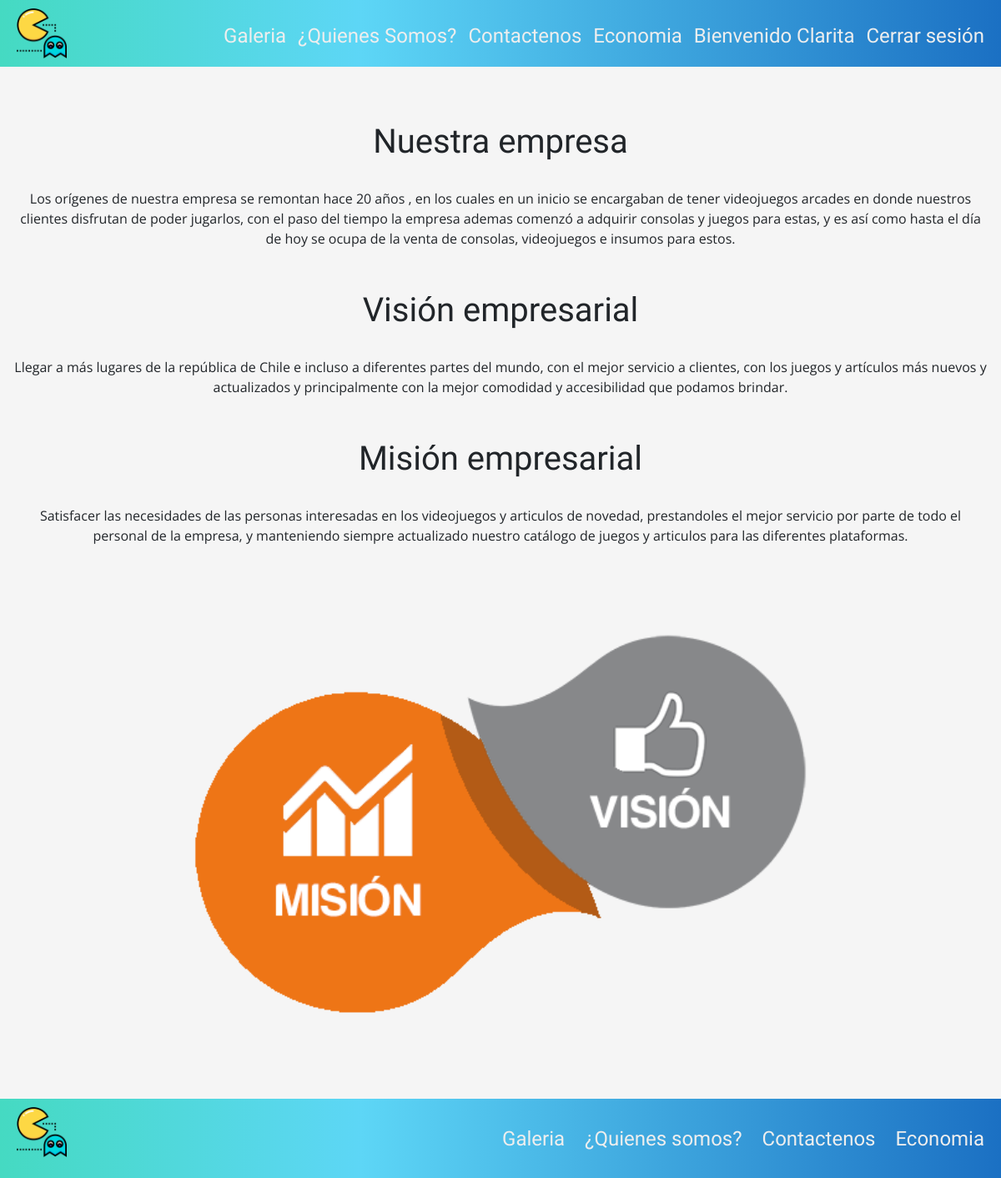
The app's page /empresa/ (signed in) with its own data.
### core/models.py (models this page shows, shortened)
class Empresa(models.Model):
    historia = models.TextField()
    vision = models.TextField()
    mision = models.TextField()

### core/views.py (the view)
# urls.py: path('empresa/', empresa , name= "empresa"),
def empresa(request):
    empresa= Empresa.objects.all()
    data = {
        'empresa': empresa,
    }
    return render(request, 'core/empresa.html', data)

### core/templates/core/empresa.html (shortened to what this page needs)
{% extends 'core/base.html' %} {% load static %} {% block contenido %}
<div class="p-3">
{% for e in empresa %}
<div class="empresa">
    <h1>Nuestra empresa</h1>
    <br>
    {% if e.historia %}
    <p> {{e.historia}} </p>
    {% endif %}
</div>
<div class="empresa">
    <h1>Visión empresarial</h1>
    <br>
    {% if e.vision %}
    <p> {{e.vision}} </p>
    {% else %}
    <p>Llegar a más lugares de la república de chile e incluso a diferentes partes del mundo, con el mejor servicio a clientes,
        con los juegos y artículos más nuevos y actualizados y principalmente con la mejor comodidad y accesibilidad que
        podamos brindar.</p>
</div>{% endif %}
<div class="empresa">
    <h1>Misión empresarial</h1>
    <br>
    {% if e.mision %}
    <p> {{e.mision}} </p>
    {% else %}
    <p>Satisfacer las necesidades de las personas interesadas en los videojuegos y articulos de novedad, prestandoles el mejor
        servicio por parte de todo el personal de la empresa, y manteniendo siempre actualizado nuestro catálogo de juegos
        y articulos para las diferentes plataformas.</p>
        {%endif%} {%endfor %}
    <img src="{% static 'core/img/mision-vision.png' %}" alt="">
</div>
</div>
{% endblock contenido %}

### core/templates/core/base.html (shortened to what this page needs)
<!DOCTYPE html>
<html lang="es">
{% load static %}
{% load pwa %}
<head>
    <link rel="stylesheet" href="https://stackpath.bootstrapcdn.com/bootstrap/4.4.1/css/bootstrap.min.css">
    <link rel="stylesheet" href="{% static 'core/css/estilos.css' %}">
</head>
<body>
    <header>
        <a href="{% url 'home' %}">
            <img src="{% static 'core/img/pac-man.png' %}" alt="logo" id="logo" class="logo">
        </a>
        <ul class="navegador" id="navegador">
            <li>
                <a href="{% url 'galeria' %}">Galeria</a>
            </li>
            <li>
                <a href="{% url 'empresa' %}">¿Quienes Somos?</a>
            </li>
            <li>
                <a href="{% url 'contactenos' %}">Contactenos</a>
            </li>
            <li>
                <a href="{% url 'economia' %}">Economia</a>
            </li>
            {% if user.is_authenticated %}
            <li>
                <a href="">Bienvenido {{user.first_name |default:user.username}} </a>
            </li>
            <li>
                <a href="{% url 'logout' %}">Cerrar sesión</a>
            </li>
            {% else %}
            <li>
                <a href="{% url 'login' %}">Iniciar sesión</a>
            </li>
            <li><a href="{% url 'registro' %}">Registrate</a></li>
            {% endif %}
        </ul>
    </header>
    <div class="principal">
        {% block contenido %}
        {% endblock contenido %}
    </div>
        <footer>
            <a href="{% url 'home' %}">
                <img src="{% static 'core/img/pac-man.png' %}" alt="logo" id="logo" class="logo">
            </a>
            <ul>
                <li>
                    <a href="{% url 'galeria' %}">Galeria</a>
                </li>
                <li>
                    <a href="{% url 'empresa' %}">¿Quienes somos?</a>
                </li>
                <li>
                    <a href="{% url 'contactenos' %}">Contactenos</a>
                </li>
                <li>
                    <a href="{% url 'economia' %}">Economia</a>
                </li>
            </ul>
        </footer>
</body>
</html>

### core/static/core/css/estilos.css (style rules this page uses)
* { margin:0; padding: 0; }
.logo { width: 60px; background-color: none; margin-left: 20px; margin-top: 10px; }
body { background-color: #f5f5f5; font-family: "Teko", Verdana, Geneva, Tahoma, sans-serif; }
h1,h2,h3 { font-family: "Teko", Verdana, Geneva, Tahoma, sans-serif; }
.empresa { width: 100%; height: auto; display: block; text-align: center; margin-top: 50px; margin-bottom: 20px; }
.empresa p { font-family: "Open Sans",Verdana, Geneva, Tahoma, sans-serif; }
.empresa img { width: 70%; height: auto; margin-top: 75px; }
.principal { width: 100%; min-height: 100vh; height: auto; }
header { width: 100%; height: 80px; background: rgb(69,218,194); background: linear-gradient(90deg, rgba(69,218,194,1) 0%, rgba(93,214,246,1) 36%, rgba(27,112,195,1) 100%); }
.navegador { float: right; margin-right: 20px; margin-top: 15px; }
.navegador li { display: inline-block; color:black; margin-left:10px; padding:10px 0; }
.navegador a { text-decoration:none; color: #eeeeee; font-size: 24px; }
footer { width: 100%; height: 95px; margin-top: 20px; align-items: center; background: rgb(69,218,194); background: linear-gradient(90deg, rgba(69,218,194,1) 0%, rgba(93,214,246,1) 36%, rgba(27,112,195,1) 100%); }
footer ul { float: right; margin-right: 10px; margin-top: 20px; }
footer li { display: inline-block; margin: 10px; }
footer li a { text-decoration: none; color: #eeeeee; font-size: 24px; }
footer a img { margin-top: 20px; }

### records on screen
Empresa: historia "Los orígenes de nuestra empresa se remontan hace 20 años , en los cuales en un inicio se encargaban de tener videojuegos arcades en donde nuestros clientes disfrutan de poder jugarlos, con el paso del tiempo la empresa ademas comenzó a adquirir consolas y juegos para estas, y es así como hasta el día de hoy se ocupa de la venta de consolas, videojuegos e insumos para estos.", vision "Llegar a más lugares de la república de Chile e incluso a diferentes partes del mundo, con el mejor servicio a clientes, con los juegos y artículos más nuevos y actualizados y principalmente con la mejor comodidad y accesibilidad que podamos brindar.", mision "Satisfacer las necesidades de las personas interesadas en los videojuegos y articulos de novedad, prestandoles el mejor servicio por parte de todo el personal de la empresa, y manteniendo siempre actualizado nuestro catálogo de juegos y articulos para las diferentes plataformas."

### other values on screen
{{ user.first_name |default:user.username }} "Clarita"
